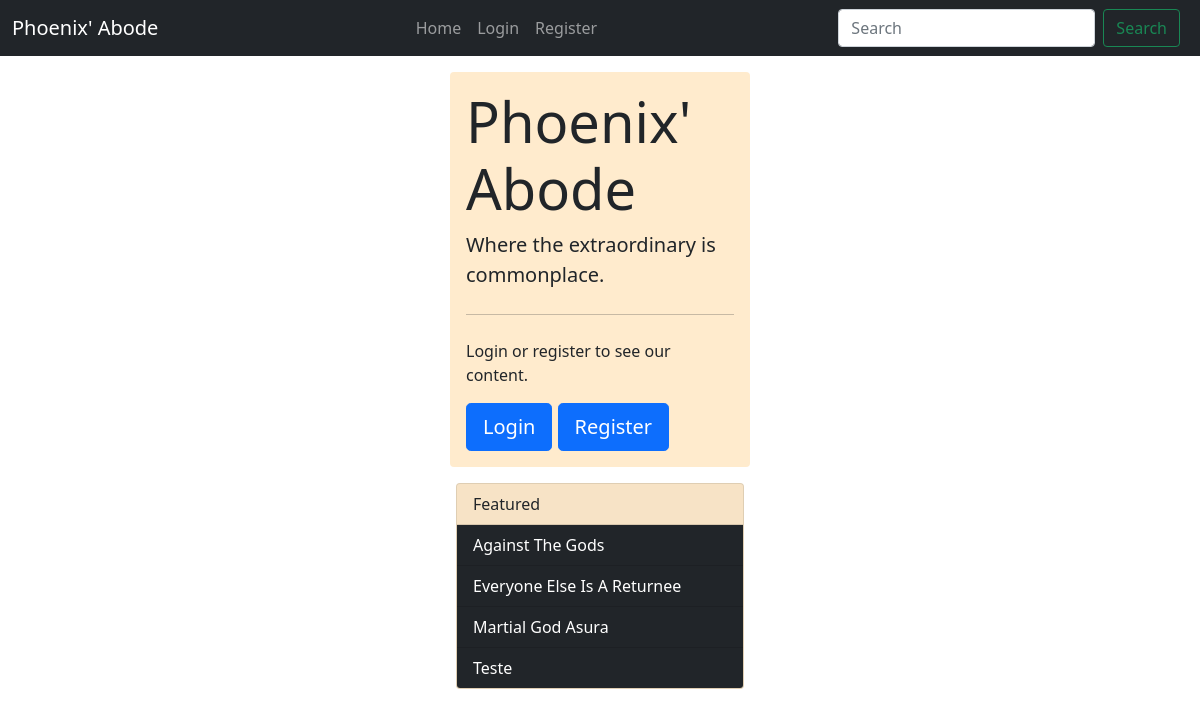
The page / on the database its author committed.
### tables this page shows
CREATE TABLE novels (
id INTEGER PRIMARY KEY AUTOINCREMENT NOT NULL,
title TEXT NOT NULL,
sinopsis BLOB,
chapter_count NUMERIC NOT NULL,
author_id NUMERIC NOT NULL,
status TEXT, tag TEXT,
FOREIGN KEY (author_id)
REFERENCES authors(id)
);

### app.py (the view)
@app.route("/")
def index():
    novels = db.execute("SELECT title FROM novels")
    return render_template("index.html", novels=novels)

### app.py (called while the page is built)
@app.after_request
def after_request(response):
    response.headers["Cache-Control"] = "no-cache, no-store, must-revalidate"
    response.headers["Expires"] = 0
    response.headers["Pragma"] = "no-cache"
    return response

### templates/index.html (shortened to what this page needs)
{% extends "layout.html" %}
{% block main %}
    <div class="d-flex justify-content-center">
        <div class="jumbotron rounded mt-3">
            <div class="mb-3 mx-3 my-3">
                <h1 class="display-4">Phoenix' Abode</h1>
                <p class="lead">Where the extraordinary is commonplace.</p>
                <hr class="my-4">
                <p>Login or register to see our content.</p>
                <p class="lead">
                    <a class="btn btn-primary btn-lg" href="/login" role="button">Login</a>
                    <a class="btn btn-primary btn-lg" href="/register" role="button">Register</a>
                </p>
            </div>
        </div>
    </div>
    <div class="d-flex justify-content-center mt-3">
        <div class="card" style="width: 18rem;">
            <div class="card-header">
                Featured
            </div>
            <ul class="list-group list-group-flush">
                {% for novel in novels %}
                    <li class="list-group-item text-white bg-dark text-capitalize">{{novel.title}}</li>
                {% endfor %}
            </ul>
        </div>
    </div>
{% endblock %}

### static/styles.css (style rules this page uses)
body { background-image: url('chaos.jpg'); background-repeat: no-repeat; background-attachment: fixed; background-size: cover; }
.jumbotron { width: 25%; background-color: blanchedalmond; }
.card { background-color: blanchedalmond; }

### rows shown on the page
novels: title "Against The Gods"
novels: title "Everyone Else Is A Returnee"
novels: title "Martial God Asura"
novels: title "Teste"
